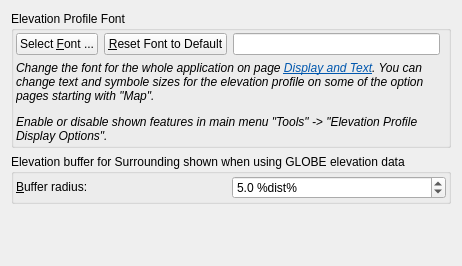
          <widget class="QWidget" name="scrollAreaWidgetContents_27">
           <property name="geometry">
            <rect>
             <x>0</x>
             <y>0</y>
             <width>462</width>
             <height>266</height>
            </rect>
           </property>
           <layout class="QVBoxLayout" name="verticalLayout_67">
            <item>
             <widget class="QGroupBox" name="groupBox_43">
              <property name="title">
               <string>Elevation Profile Font</string>
              </property>
              <layout class="QGridLayout" name="gridLayout_28">
               <property name="leftMargin">
                <number>2</number>
               </property>
               <property name="topMargin">
                <number>2</number>
               </property>
               <property name="rightMargin">
                <number>2</number>
               </property>
               <property name="bottomMargin">
                <number>2</number>
               </property>
               <item row="0" column="0">
                <widget class="QPushButton" name="pushButtonOptionsProfileSelectFont">
                 <property name="toolTip">
                  <string>Select a font for the map and the elevation profile.
Note that some fonts, especially large fonts, can result in display errors on the map.</string>
                 </property>
                 <property name="text">
                  <string>Select &amp;Font ...</string>
                 </property>
                </widget>
               </item>
               <item row="0" column="1">
                <widget class="QPushButton" name="pushButtonOptionsProfileResetFont">
                 <property name="toolTip">
                  <string>Reset font for the map and the elevation profile back to default</string>
                 </property>
                 <property name="text">
                  <string>&amp;Reset Font to Default</string>
                 </property>
                </widget>
               </item>
               <item row="1" column="0" colspan="4">
                <widget class="QLabel" name="labelOptionsAppFontHintProfile">
                 <property name="text">
                  <string>&lt;html&gt;&lt;head/&gt;&lt;body&gt;&lt;p&gt;&lt;img src=&quot;:/littlenavmap/resources/icons/bulb.svg&quot;/&gt;&lt;span style=&quot; font-style:italic;&quot;&gt;Change the font for the whole application on page &lt;/span&gt;&lt;a href=&quot;lnm://displayandtext&quot;&gt;&lt;span style=&quot; font-style:italic; text-decoration: underline; color:#0057ae;&quot;&gt;Display and Text&lt;/span&gt;&lt;/a&gt;&lt;span style=&quot; font-style:italic;&quot;&gt;. You can change text and symbole sizes for the elevation profile on some of the option pages starting with &amp;quot;Map&amp;quot;.&lt;/span&gt;&lt;/p&gt;&lt;p&gt;&lt;span style=&quot; font-style:italic;&quot;&gt;Enable or disable shown features in main menu &amp;quot;Tools&amp;quot; -&amp;gt; &amp;quot;Elevation Profile Display Options&amp;quot;.&lt;/span&gt;&lt;/p&gt;&lt;/body&gt;&lt;/html&gt;</string>
                 </property>
                 <property name="wordWrap">
                  <bool>true</bool>
                 </property>
                 <property name="margin">
                  <number>10</number>
                 </property>
                 <property name="textInteractionFlags">
                  <set>Qt::LinksAccessibleByMouse|Qt::TextSelectableByMouse</set>
                 </property>
                </widget>
               </item>
               <item row="0" column="2">
                <widget class="QLineEdit" name="lineEditOptionsProfileFont">
                 <property name="readOnly">
                  <bool>true</bool>
                 </property>
                </widget>
               </item>
              </layout>
             </widget>
            </item>
            <item>
             <widget class="QGroupBox" name="groupBox_42">
              <property name="title">
               <string>Elevation buffer for Surrounding shown when using GLOBE elevation data</string>
              </property>
              <layout class="QGridLayout" name="gridLayout_27">
               <property name="leftMargin">
                <number>2</number>
               </property>
               <property name="topMargin">
                <number>2</number>
               </property>
               <property name="rightMargin">
                <number>2</number>
               </property>
               <property name="bottomMargin">
                <number>2</number>
               </property>
               <property name="spacing">
                <number>2</number>
               </property>
               <item row="0" column="0" alignment="Qt::AlignVCenter">
                <widget class="QLabel" name="labelOptionsProfileBuffer">
                 <property name="text">
                  <string>&amp;Buffer radius:</string>
                 </property>
                 <property name="wordWrap">
                  <bool>true</bool>
                 </property>
                 <property name="buddy">
                  <cstring>doubleSpinBoxOptionsProfileBuffer</cstring>
                 </property>
                </widget>
               </item>
               <item row="0" column="1">
                <widget class="QDoubleSpinBox" name="doubleSpinBoxOptionsProfileBuffer">
                 <property name="toolTip">
                  <string>The elevation profile shows light green ground which displays the surrounding maximum elevation around the flight plan.
The buffer radius defines the surrounding from where the maximum elevation is calculated.</string>
                 </property>
                 <property name="showGroupSeparator" stdset="0">
                  <bool>true</bool>
                 </property>
                 <property name="suffix">
                  <string> %dist%</string>
                 </property>
                 <property name="decimals">
                  <number>1</number>
                 </property>
                 <property name="minimum">
                  <double>1.000000000000000</double>
                 </property>
                 <property name="maximum">
                  <double>10.000000000000000</double>
                 </property>
                 <property name="value">
                  <double>5.000000000000000</double>
                 </property>
                </widget>
               </item>
              </layout>
             </widget>
            </item>
            <item>
             <spacer name="verticalSpacer_25">
              <property name="orientation">
               <enum>Qt::Vertical</enum>
              </property>
              <property name="sizeHint" stdset="0">
               <size>
                <width>20</width>
                <height>0</height>
               </size>
              </property>
             </spacer>
            </item>
           </layout>
          </widget>
